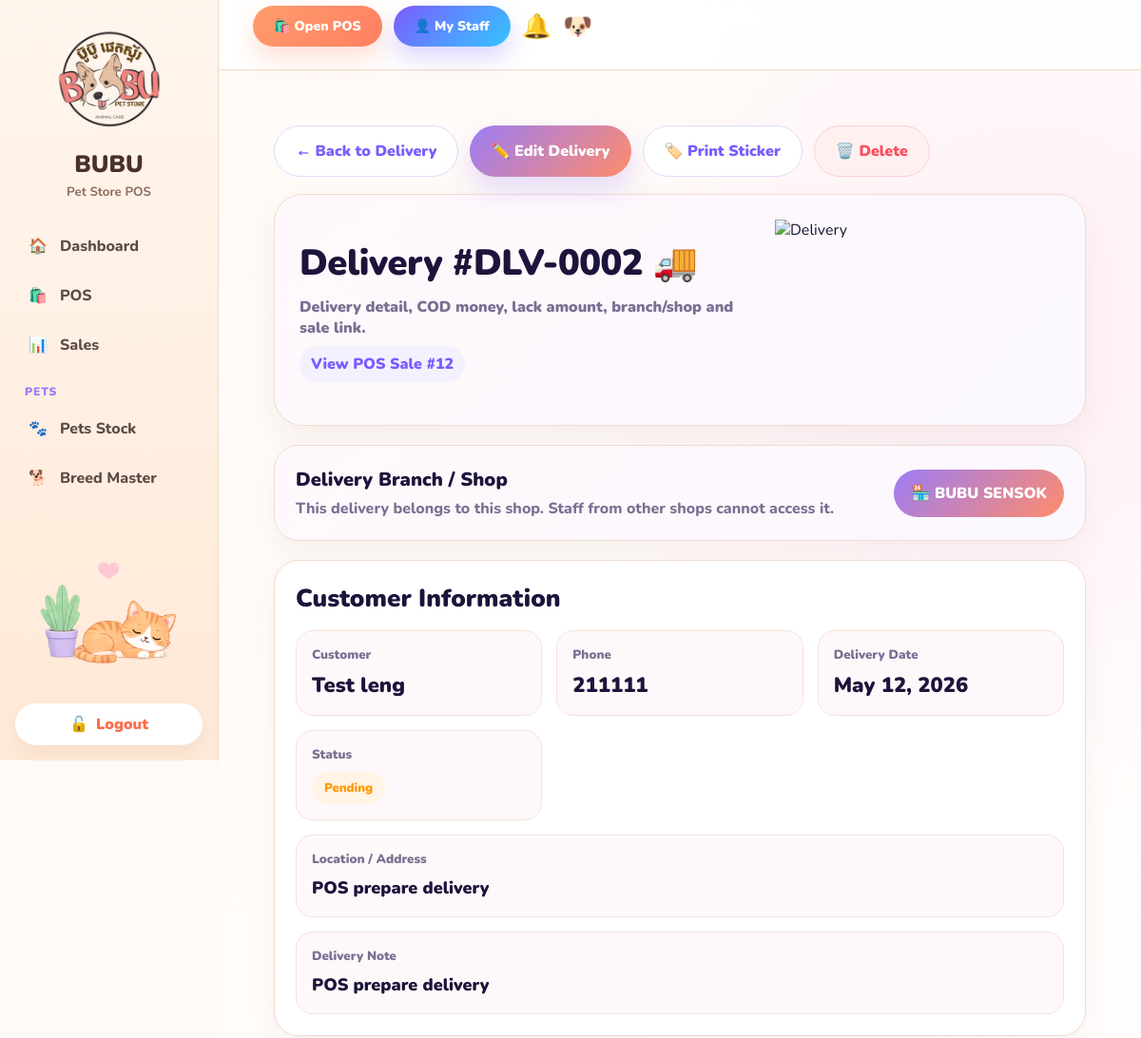
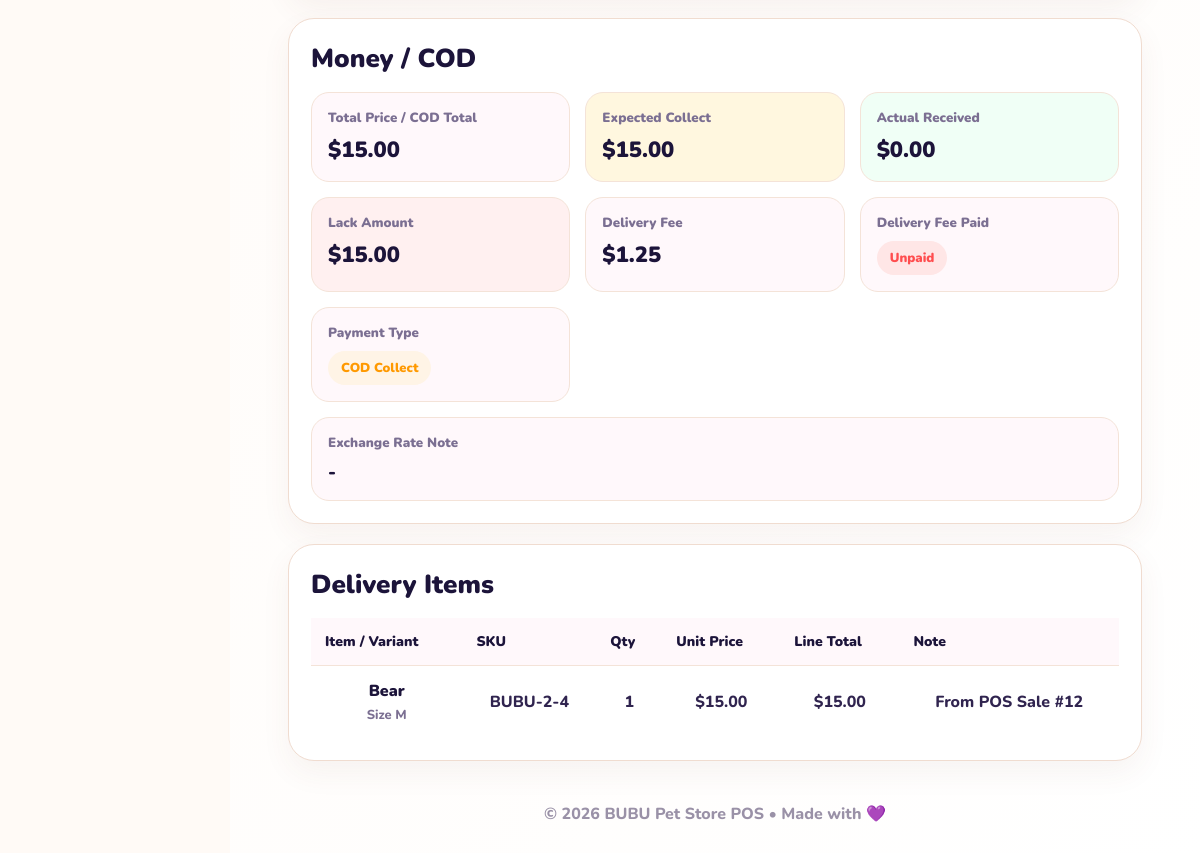
Page /delivery/2/ (signed in) on the committed database (2 pictures, top to bottom).
### delivery/models.py (models this page shows, shortened)
class Delivery(models.Model):
    DELIVERY_AREA_CHOICES = [
        ("pp", "Phnom Penh"),
        ("province", "Province"),
    ]
    PAYMENT_TYPE_CHOICES = [
        ("paid", "Already Paid"),
        ("cod_collect", "COD Collect"),
        ("cod_shop", "COD Pay To Shop"),
    ]
    STATUS_CHOICES = [
        ("pending", "Pending / Next Delivery"),
        ("out", "Out For Delivery"),
        ("done", "Delivered"),
        ("cancelled", "Cancelled"),
    ]
    CHAT_SOURCE_CHOICES = [
        ("facebook", "Facebook"),
        ("telegram", "Telegram"),
        ("instagram", "Instagram"),
        ("tiktok", "TikTok"),
        ("call", "Call"),
        ("other", "Other"),
    ]
    branch = models.ForeignKey(
        "inventory.Branch",
        on_delete=models.PROTECT,
        null=True,
        blank=True,
        related_name="deliveries",
    )
    sale = models.OneToOneField(
        "pos.Sale",
        on_delete=models.SET_NULL,
        null=True,
        blank=True,
        related_name="delivery",
    )
    delivery_area = models.CharField(
        max_length=20,
        choices=DELIVERY_AREA_CHOICES,
        default="pp",
    )
    delivery_company = models.ForeignKey(
        DeliveryCompany,
        on_delete=models.SET_NULL,
        null=True,
        blank=True,
        related_name="deliveries",
    )
    shipper = models.ForeignKey(
        "auth.User",
        on_delete=models.SET_NULL,
        null=True,
        blank=True,
        related_name="bubu_delivery_orders",
    )
    customer_name = models.CharField(max_length=150)
    phone = models.CharField(max_length=50, blank=True)
    location = models.TextField()
    chat_source = models.CharField(
        max_length=30,
        choices=CHAT_SOURCE_CHOICES,
        blank=True,
    )
    social_name = models.CharField(
        max_length=150,
        blank=True,
    )
    total_price = models.DecimalField(
        max_digits=10,
        decimal_places=2,
        default=Decimal("0.00"),
    )
    payment_type = models.CharField(
        max_length=20,
        choices=PAYMENT_TYPE_CHOICES,
        default="paid",
    )
    expected_collect = models.DecimalField(
        max_digits=10,
        decimal_places=2,
        default=Decimal("0.00"),
    )
    actual_received = models.DecimalField(
        max_digits=10,
        decimal_places=2,
        default=Decimal("0.00"),
    )
    lack_amount = models.DecimalField(
        max_digits=10,
        decimal_places=2,
        default=Decimal("0.00"),
    )
    delivery_fee = models.DecimalField(
        max_digits=10,
        decimal_places=2,
        default=Decimal("0.00"),
    )
    delivery_fee_paid = models.BooleanField(default=False)
    exchange_rate_note = models.CharField(max_length=150, blank=True)
    delivery_note = models.TextField(blank=True)
    delivery_date = models.DateField(default=timezone.localdate)
    status = models.CharField(
        max_length=20,
        choices=STATUS_CHOICES,
        default="pending",
    )
    created_at = models.DateTimeField(auto_now_add=True)
    updated_at = models.DateTimeField(auto_now=True)

class DeliveryItem(models.Model):
    delivery = models.ForeignKey(
        Delivery,
        on_delete=models.CASCADE,
        related_name="items",
    )
    variant = models.ForeignKey(
        "inventory.ItemVariant",
        on_delete=models.PROTECT,
    )
    qty = models.PositiveIntegerField(default=1)
    unit_price = models.DecimalField(
        max_digits=10,
        decimal_places=2,
        default=Decimal("0.00"),
    )
    line_total = models.DecimalField(
        max_digits=10,
        decimal_places=2,
        default=Decimal("0.00"),
    )
    note = models.CharField(max_length=255, blank=True)

### pos/models.py (models this page shows, shortened)
class Sale(models.Model):
    SALE_TYPE_CHOICES = [
        ("walk_in", "Walk-in"),
        ("prepare_delivery", "Prepare for Delivery"),
    ]
    branch = models.ForeignKey(
        Branch,
        on_delete=models.PROTECT,
        null=True,
        blank=True,
        related_name="sales",
    )
    customer = models.ForeignKey(
        Customer,
        on_delete=models.SET_NULL,
        null=True,
        blank=True,
    )
    sale_type = models.CharField(
        max_length=30,
        choices=SALE_TYPE_CHOICES,
        default="walk_in",
    )
    delivery_created = models.BooleanField(default=False)
    total_amount = models.DecimalField(
        max_digits=10,
        decimal_places=2,
        default=0,
    )
    paid_amount = models.DecimalField(
        max_digits=10,
        decimal_places=2,
        default=0,
    )
    change_amount = models.DecimalField(
        max_digits=10,
        decimal_places=2,
        default=0,
    )
    discount_type = models.CharField(max_length=20, default="percent")
    discount_value = models.DecimalField(max_digits=10, decimal_places=2, default=0)
    discount_amount = models.DecimalField(max_digits=10, decimal_places=2, default=0)
    tax_type = models.CharField(max_length=20, default="percent")
    tax_value = models.DecimalField(max_digits=10, decimal_places=2, default=0)
    tax_amount = models.DecimalField(max_digits=10, decimal_places=2, default=0)
    created_at = models.DateTimeField(auto_now_add=True)

### inventory/models.py (models this page shows, shortened)
class Branch(models.Model):
    name = models.CharField(max_length=100, unique=True)
    is_active = models.BooleanField(default=True)
    latitude = models.DecimalField(
        max_digits=10,
        decimal_places=7,
        null=True,
        blank=True,
        help_text="Branch GPS latitude.",
    )
    longitude = models.DecimalField(
        max_digits=10,
        decimal_places=7,
        null=True,
        blank=True,
        help_text="Branch GPS longitude.",
    )
    allowed_radius_meters = models.PositiveIntegerField(
        default=150,
        help_text="Allowed distance from branch for attendance scan.",
    )

class ItemVariant(models.Model):
    item = models.ForeignKey(
        Item,
        on_delete=models.CASCADE,
        related_name="variants",
    )
    sku = models.CharField(max_length=80, blank=True, default="")
    image = models.ImageField(upload_to="item_variants/", blank=True, null=True)
    color = models.CharField(max_length=50, blank=True, default="")
    size = models.CharField(max_length=50, blank=True, default="")
    label = models.CharField(max_length=100, blank=True, default="")
    quantity = models.IntegerField(default=0)
    cost_price = models.DecimalField(max_digits=10, decimal_places=2, default=0)
    sale_price = models.DecimalField(max_digits=10, decimal_places=2, default=0)
    is_active = models.BooleanField(default=True)
    class Meta:
        ordering = ["item__name", "size", "color", "label", "id"]
        indexes = [
            models.Index(fields=["item", "is_active"]),
            models.Index(fields=["sku"]),
        ]
    def display_name(self):
        parts = []
        if self.size:
            parts.append(f"Size {self.size}")
        if self.color:
            parts.append(self.color)
        if self.label:
            parts.append(self.label)
        return " / ".join(parts) if parts else "Default"

class Item(models.Model):
    UNIT_CHOICES = [
        ("piece", "Piece"),
        ("bottle", "Bottle"),
        ("ml", "ML"),
        ("g", "Gram"),
        ("kg", "KG"),
        ("pack", "Pack"),
        ("box", "Box"),
        ("service", "Service"),
        ("pet", "Pet"),
    ]
    item_type = models.ForeignKey(
        ItemType,
        on_delete=models.SET_NULL,
        null=True,
        blank=True,
        related_name="items",
    )
    name = models.CharField(max_length=200)
    brand = models.CharField(max_length=100, blank=True, default="")
    image = models.ImageField(upload_to="items/", blank=True, null=True)
    unit = models.CharField(max_length=20, choices=UNIT_CHOICES, default="piece")
    cost_price = models.DecimalField(max_digits=10, decimal_places=2, default=0)
    sale_price = models.DecimalField(max_digits=10, decimal_places=2, default=0)
    is_active = models.BooleanField(default=True)
    created_at = models.DateTimeField(auto_now_add=True)

### delivery/views.py (the view)
# urls.py: path("<int:pk>/", views.delivery_detail, name="delivery_detail"),
@login_required
def delivery_detail(request, pk):
    user_branch = get_user_branch(request.user)
    delivery = get_object_or_404(
        Delivery.objects
        .select_related("branch", "sale", "delivery_company")
        .prefetch_related("items__variant", "items__variant__item"),
        pk=pk,
    )
    if not request.user.is_superuser and user_branch and delivery.branch_id != user_branch.id:
        messages.error(request, "You do not have permission to view this delivery.")
        return redirect("delivery_list")
    return render(request, "delivery/delivery_detail.html", {
        "delivery": delivery,
        "current_branch": user_branch,
    })

### templates/delivery/delivery_detail.html (shortened to what this page needs)
{% extends "base.html" %}
{% load static %}
{% block content %}
<div class="delivery-detail-page">
    <div class="top-actions">
        <a href="{% url 'delivery_list' %}" class="btn-back">← Back to Delivery</a>
        <a href="{% url 'delivery_update' delivery.id %}" class="btn-main">✏️ Edit Delivery</a>
        <a href="{% url 'delivery_sticker' delivery.id %}" target="_blank" class="btn-soft">🏷️ Print Sticker</a>
        <a href="{% url 'delivery_delete' delivery.id %}" class="btn-danger">🗑️ Delete</a>
    </div>
    <div class="hero-card">
        <div>
            <h1>Delivery #DLV-{{ delivery.id|stringformat:"04d" }} 🚚</h1>
            <p>Delivery detail, COD money, lack amount, branch/shop and sale link.</p>
            {% if delivery.sale %}
                <a href="{% url 'sale_detail' delivery.sale.id %}" class="link-sale">
                    View POS Sale #{{ delivery.sale.id }}
                </a>
            {% endif %}
        </div>
        <img src="{% static 'img/delivery-hero.png' %}" class="hero-img" alt="Delivery">
    </div>
    <div class="branch-card">
        <div>
            <div class="branch-title">Delivery Branch / Shop</div>
            <div class="branch-sub">This delivery belongs to this shop. Staff from other shops cannot access it.</div>
        </div>
        <div class="branch-badge">
            🏪 {% if delivery.branch %}{{ delivery.branch.name }}{% else %}No Branch{% endif %}
        </div>
    </div>
    <div class="card">
        <h2 class="section-title">Customer Information</h2>
        <div class="info-grid">
            <div class="info-box">
                <small>Customer</small>
                <h3>{{ delivery.customer_name|default:"-" }}</h3>
            </div>
            <div class="info-box">
                <small>Phone</small>
                <h3>{{ delivery.phone|default:"-" }}</h3>
            </div>
            <div class="info-box">
                <small>Delivery Date</small>
                <h3>{{ delivery.delivery_date|date:"M d, Y" }}</h3>
            </div>
            <div class="info-box">
                <small>Status</small>
                <h3>
                    {% if delivery.status == "done" %}
                        <span class="badge badge-green">Delivered</span>
                    {% elif delivery.status == "out" %}
                        <span class="badge badge-blue">Out For Delivery</span>
                    {% elif delivery.status == "cancelled" %}
                        <span class="badge badge-red">Cancelled</span>
                    {% else %}
                        <span class="badge badge-orange">Pending</span>
                    {% endif %}
                </h3>
            </div>
            <div class="info-box" style="grid-column:1 / -1;">
                <small>Location / Address</small>
                <h3 style="font-size:18px;line-height:1.5;">{{ delivery.location|default:"-" }}</h3>
            </div>
            <div class="info-box" style="grid-column:1 / -1;">
                <small>Delivery Note</small>
                <h3 style="font-size:18px;line-height:1.5;">{{ delivery.delivery_note|default:"-" }}</h3>
            </div>
        </div>
    </div>
    <div class="money-card">
        <h2 class="section-title">Money / COD</h2>
        <div class="money-grid">
            <div class="money-box">
                <small>Total Price / COD Total</small>
                <h3>${{ delivery.total_price|floatformat:2 }}</h3>
            </div>
            <div class="money-box cod">
                <small>Expected Collect</small>
                <h3>${{ delivery.expected_collect|floatformat:2 }}</h3>
            </div>
            <div class="money-box received">
                <small>Actual Received</small>
                <h3>${{ delivery.actual_received|floatformat:2 }}</h3>
            </div>
            <div class="money-box lack">
                <small>Lack Amount</small>
                <h3>${{ delivery.lack_amount|floatformat:2 }}</h3>
            </div>
            <div class="money-box">
                <small>Delivery Fee</small>
                <h3>${{ delivery.delivery_fee|floatformat:2 }}</h3>
            </div>
            <div class="money-box">
                <small>Delivery Fee Paid</small>
                <h3>
                    {% if delivery.delivery_fee_paid %}
                        <span class="badge badge-green">Paid</span>
                    {% else %}
                        <span class="badge badge-red">Unpaid</span>
                    {% endif %}
                </h3>
            </div>
            <div class="money-box">
                <small>Payment Type</small>
                <h3>
                    {% if delivery.payment_type == "paid" %}
                        <span class="badge badge-green">Already Paid</span>
                    {% elif delivery.payment_type == "cod_collect" %}
                        <span class="badge badge-orange">COD Collect</span>
                    {% elif delivery.payment_type == "cod_shop" %}
                        <span class="badge badge-purple">COD Pay To Shop</span>
                    {% endif %}
                </h3>
            </div>
            <div class="money-box" style="grid-column:1 / -1;">
                <small>Exchange Rate Note</small>
                <h3 style="font-size:18px;">{{ delivery.exchange_rate_note|default:"-" }}</h3>
            </div>
        </div>
    </div>
    <div class="item-card">
        <h2 class="section-title">Delivery Items</h2>
        {% if delivery.items.all %}
            <div class="table-wrap">
                <table class="table">
                    <thead>
                        <tr>
                            <th>Item / Variant</th>
                            <th>SKU</th>
                            <th>Qty</th>
                            <th>Unit Price</th>
                            <th>Line Total</th>
                            <th>Note</th>
                        </tr>
                    </thead>
                    <tbody>
                        {% for item in delivery.items.all %}
                        <tr>
                            <td>
                                <div class="item-name">
                                    {% if item.variant and item.variant.item %}
                                        {{ item.variant.item.name }}
                                    {% else %}
                                        {{ item.variant }}
                                    {% endif %}
                                </div>
                                {% if item.variant %}
                                    <div class="item-meta">{{ item.variant.display_name }}</div>
                                {% endif %}
                            </td>
                            <td>{% if item.variant %}{{ item.variant.sku|default:"-" }}{% else %}-{% endif %}</td>
                            <td>{{ item.qty }}</td>
                            <td>${{ item.unit_price|floatformat:2 }}</td>
                            <td>${{ item.line_total|floatformat:2 }}</td>
                            <td>{{ item.note|default:"-" }}</td>
                        </tr>
                        {% endfor %}
                    </tbody>
                </table>
            </div>
        {% else %}
            <div class="empty-box">
                No delivery item rows. This delivery may come from POS sale total only.
            </div>
        {% endif %}
    </div>
</div>
{% endblock %}

### rows in the picture
Delivery: id "0002", sale.id "12", branch.name "BUBU SENSOK", customer_name "Test leng", phone "211111", delivery_date "May 12, 2026", location "POS prepare delivery", delivery_note "POS prepare delivery", total_price "15.00", expected_collect "15.00", actual_received "0.00", lack_amount "15.00", delivery_fee "1.25", exchange_rate_note "-"
DeliveryItem: variant.item.name "Bear", variant.display_name "Size M", variant.sku "BUBU-2-4", qty "1", unit_price "15.00", line_total "15.00", note "From POS Sale #12"
